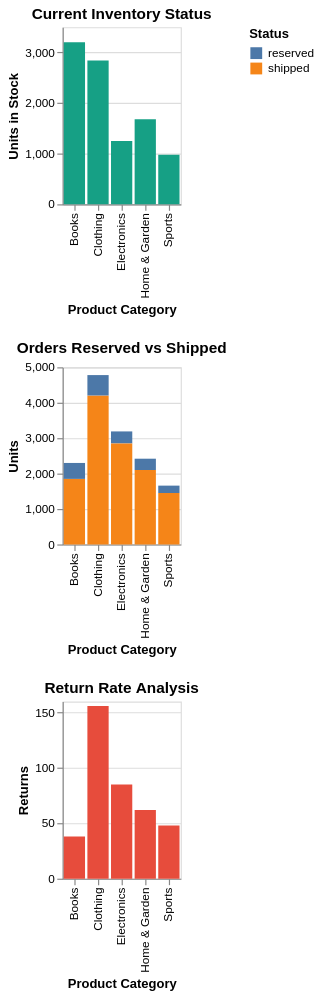

Vega-Lite specification stored for this chart:
### Vega-Lite specification from a JSON file in a GitHub repository (floating-point values rounded to 4 significant figures)
{"$schema": "https://vega.github.io/schema/vega-lite/v5.json", "description": "Product inventory and fulfillment metrics", "data": {"values": [{"category": "Electronics", "inStock": 1250, "reserved": 340, "shipped": 2850, "returned": 85}, {"category": "Clothing", "inStock": 2840, "reserved": 580, "shipped": 4200, "returned": 156}, {"category": "Home & Garden", "inStock": 1680, "reserved": 320, "shipped": 2100, "returned": 62}, {"category": "Sports", "inStock": 980, "reserved": 210, "shipped": 1450, "returned": 48}, {"category": "Books", "inStock": 3200, "reserved": 450, "shipped": 1850, "returned": 38}]}, "vconcat": [{"title": "Current Inventory Status", "mark": "bar", "encoding": {"x": {"field": "category", "type": "nominal", "axis": {"title": "Product Category"}}, "y": {"field": "inStock", "type": "quantitative", "axis": {"title": "Units in Stock", "format": ",.0f"}}, "color": {"value": "#16a085"}}, "height": 150}, {"title": "Orders Reserved vs Shipped", "mark": "bar", "encoding": {"x": {"field": "category", "type": "nominal", "axis": {"title": "Product Category"}}, "y": {"field": "value", "type": "quantitative", "axis": {"title": "Units", "format": ",.0f"}}, "color": {"field": "status", "type": "nominal", "legend": {"title": "Status"}}}, "transform": [{"fold": ["reserved", "shipped"], "as": ["status", "value"]}], "height": 150}, {"title": "Return Rate Analysis", "mark": {"type": "bar", "color": "#e74c3c"}, "encoding": {"x": {"field": "category", "type": "nominal", "axis": {"title": "Product Category"}}, "y": {"field": "returned", "type": "quantitative", "axis": {"title": "Returns", "format": ",.0f"}}}, "height": 150}]}
